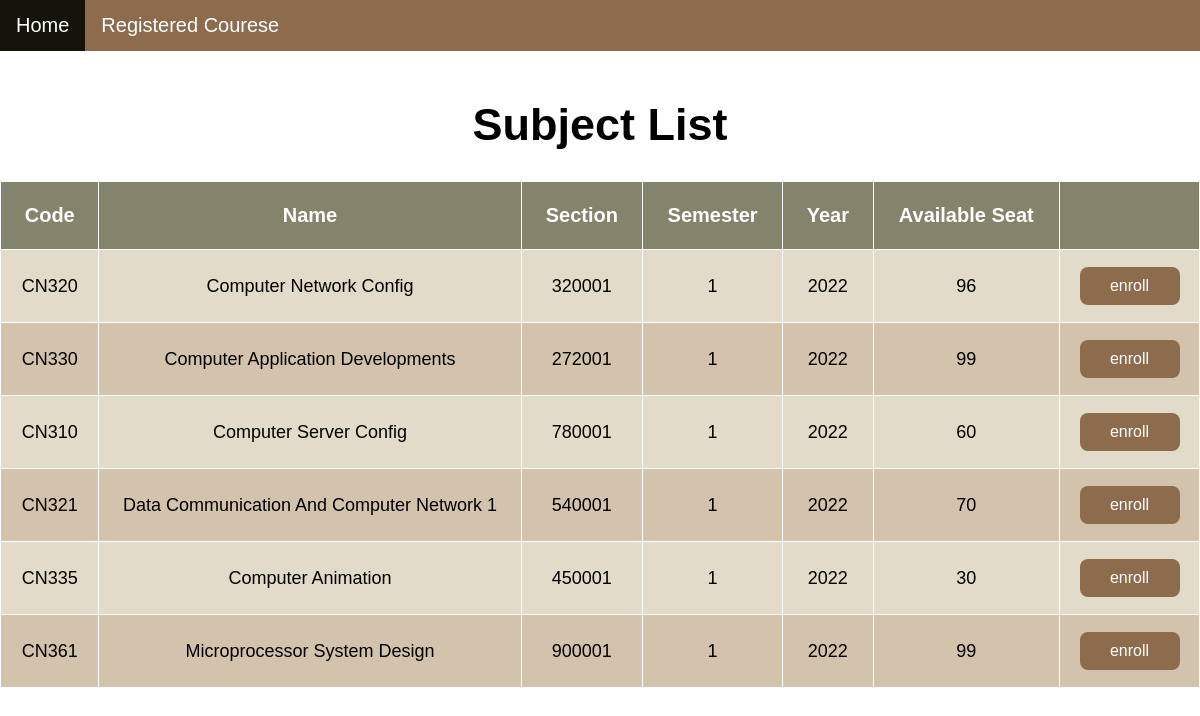
/booking/ (signed in), run on the app's committed database.
### booking/models.py (models this page shows, shortened)
class Subject(models.Model):
    class_number = models.CharField(max_length=5, default="")
    subject_name = models.CharField(max_length=64, default="")
    section = models.CharField(max_length=10, default="")
    semester = models.CharField(max_length=10, default="")
    year = models.CharField(max_length=10, default="")
    seats = models.CharField(max_length=10, default="")

### booking/views.py (the view)
# urls.py: path('', views.index, name='index'),
def index(request):
    user = User.objects.get(pk=request.user.id)
    enrolled_subjects = Booking.objects.filter(user=user)
    id = []
    for subject in enrolled_subjects:
        id.append(subject.course_number.id)
    subjects = Subject.objects.exclude(pk__in=id)
    return render(request, "booking/index.html",{
        'subjects': subjects
    })

### booking/templates/booking/index.html (shortened to what this page needs)
{% extends 'booking/layout.html' %}
{% block body %}
<!DOCTYPE html>
<html>
<head>
</head>
<body>
    <div class="topnav">
        <a class="active" href="{% url 'index' %}">Home</a>
        <a href="{% url 'booking:checksubreg' %}">Registered Courese</a>
    </div>
    <br>
    <div class= style="padding-left:16px">
        <center> <h1>Subject List</h1> </center>
        {% if subjects %}
        <table>
            <tr>
                <th>Code</th>
                <th>Name</th>
                <th>Section</th>
                <th>Semester</th>
                <th>Year</th>
                <th>Available Seat</th>
                <th></th>
            </tr>
            {% for subject in subjects %}
            <tr>
                <td>{{ subject.class_number }}</td>
                <td>{{ subject.subject_name }}</td>
                <td>{{ subject.section }}</td>
                <td>{{ subject.semester }}</td>
                <td>{{ subject.year }}</td>
                <td>{{ subject.seats }}</td>
                <td>
                    <form action="{% url 'booking:booking' subject.id %}" method="post" >
                        <button class="button" style="vertical-align:middle" type="submit"><span>enroll</span></button>
                    </form>
                </td>
            </tr>
            {% endfor %}
        </table>
    {% endif %}
    </div>
</body>
</html>
{% endblock %}

### booking/templates/booking/index.html (style rules this page uses)
body { margin: 0; font-family: Calibri, Helvetica, sans-serif; }
.topnav { overflow: hidden; background-color: #8c6c4d; }
.topnav a { float: left; color: white; text-align: center; padding: 14px 16px; text-decoration: none; font-size: 20px; }
.topnav a.active { background-color: #14140b; color: white; }
h1 { font-size: 45px; }
table { border-collapse: collapse; border-spacing: 0; width: 100%; border: 1px solid white; }
th { border: 1px solid white; border-collapse: collapse; text-align: center; padding: 22px; background-color: #84846d; color: white; font-size: 20px; }
td { border: 1px solid white; border-collapse: collapse; text-align: center; padding: 16px; font-size: 18px; }
tr:nth-child(even) { background-color: #e2dbc9; }
tr:nth-child(odd) { background-color: #d4c3ac ; }
.button { display: inline-block; border-radius: 8px; background-color: #8c6c4d; border: none; color: #FFFFFF; text-align: center; font-size: 16px; padding: 10px; width: 100px; transition: all 0.5s; cursor: pointer; margin: 1px; }
.button span { cursor: pointer; display: inline-block; position: relative; transition: 0.5s; }
.button span:after { content: '\00bb'; position: absolute; opacity: 0; top: 0; right: -20px; transition: 0.5s; }

### data on the page
Subject: class_number "CN320", subject_name "Computer Network Config", section "320001", semester "1", year "2022", seats "96"
Subject: class_number "CN330", subject_name "Computer Application Developments", section "272001", semester "1", year "2022", seats "99"
Subject: class_number "CN310", subject_name "Computer Server Config", section "780001", semester "1", year "2022", seats "60"
Subject: class_number "CN321", subject_name "Data Communication And Computer Network 1", section "540001", semester "1", year "2022", seats "70"
Subject: class_number "CN335", subject_name "Computer Animation", section "450001", semester "1", year "2022", seats "30"
Subject: class_number "CN361", subject_name "Microprocessor System Design", section "900001", semester "1", year "2022", seats "99"
